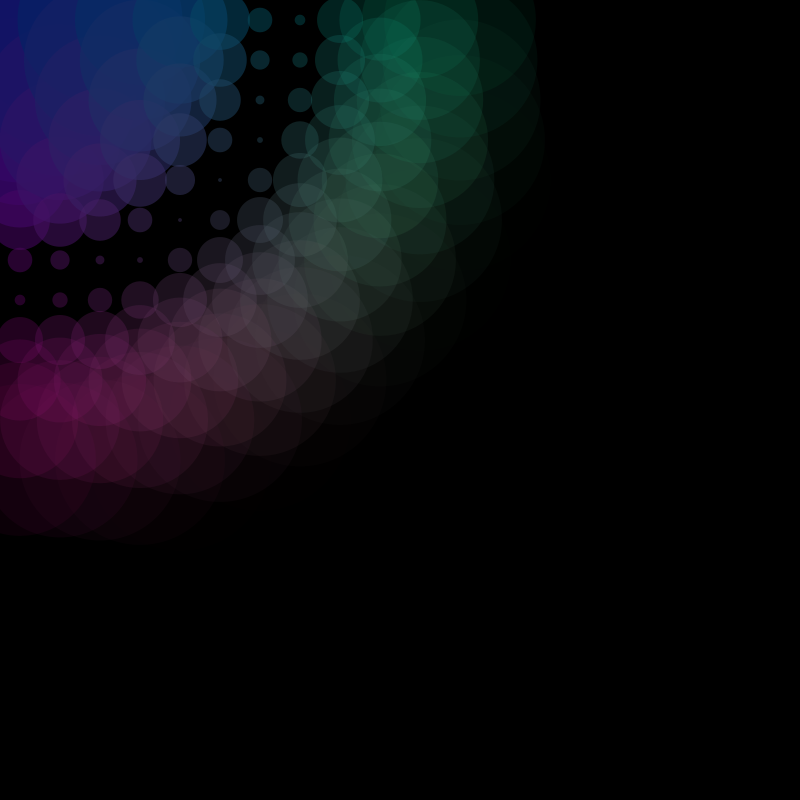
Frame 1 (no input)
Frame 60 (the mouse pressed at the canvas centre just before this capture): identical to frame 1, image omitted
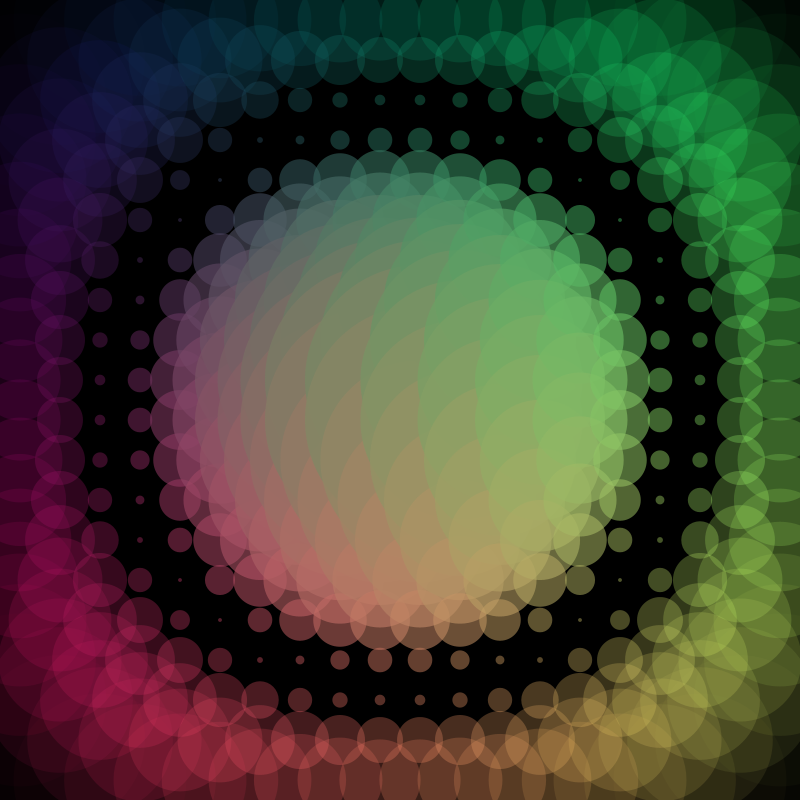
Frame 120 (the mouse held since frame 60 and released just before this capture)

The Processing sketch that drew these frames (run headless with seeded random() and noise(); from frame 60 on, the mouse is pressed at the canvas centre):

// Processing sketch: for_loops_ellipse_mouse_opacity
// ── for_loops_ellipse_mouse_opacity.pde
void setup (){
  size (800,800);
  
  noStroke ();
  
}

void draw (){
  
 background (0);
  // set up these for loops in draw cuz there is varying opacities and stuff 20 per row
  int numCircles = 20; 
  //declare size outside the loop so u get a border 
       int size = width/numCircles;
  for (int i = size/2; i < width; i+= width/numCircles){
    //need a second loop inside to get a range of values
    for (int j = size/2; j < height; j += height/numCircles){
      int g = int (map (i, 0 ,width, 0, 255));
      int r = int (map (j,0,height,0,255)); 
      
      float d = dist ( mouseX, mouseY, i, j); 
      
      // play around with the map parameters fun 
      float s = map (d, 0, width/3, 255, 20);
      
      float o = map (d, 0, width/2, 255, 50);
   fill (r, g, 100, o);
      ellipse (i, j, s, s);  
    }
  }
}
